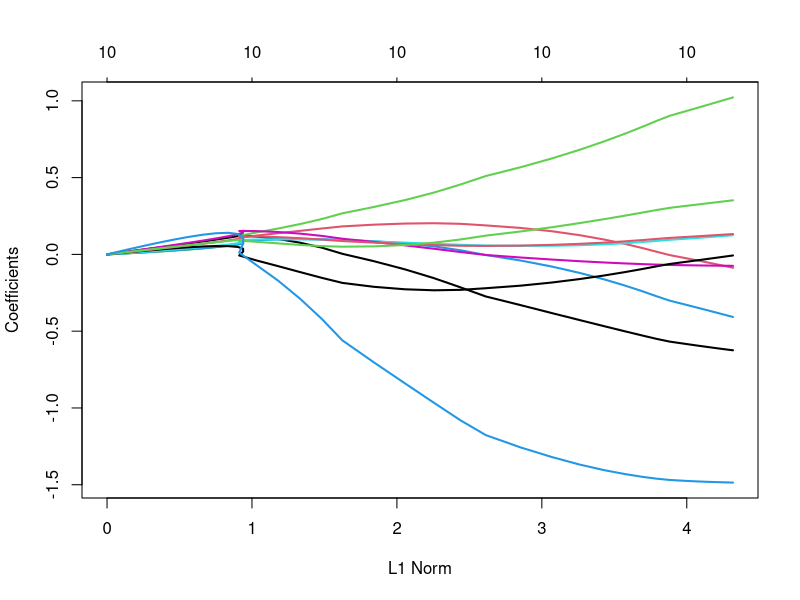

Recreate this plot in R.
library(readr)
BodyFatLM <- read_csv("BodyFatLM.csv")
View(BodyFatLM)

bodyFat.lm<-lm(bodyfat~neck+chest+abdomen+hip+thigh+knee+ankle+biceps+forearm+wrist,data=BodyFatLM)
summary(bodyFat.lm)

X<-model.matrix(bodyfat~neck+chest+abdomen+hip+thigh+knee+ankle+biceps+forearm+wrist,data=BodyFatLM)
X


correlation <- cor(BodyFatLM)
round(correlation, 2)

xTrans = t(X)

19.34*solve(xTrans%*%X)

bodyFatReduced.lm<-lm(bodyfat~neck+abdomen+hip+wrist,data=BodyFatLM)
anova(bodyFat.lm, bodyFatReduced.lm)

x <- as.matrix(BodyFatLM[,-1])
y <- as.double(as.matrix(BodyFatLM[,1]))
install.packages(glmnet)
library(glmnet)
grid<-10^seq(10,-2,length=100)
ridge.mod<-glmnet(x,y,alpha=0,lambda=grid)
plot(ridge.mod,lwd=2)

